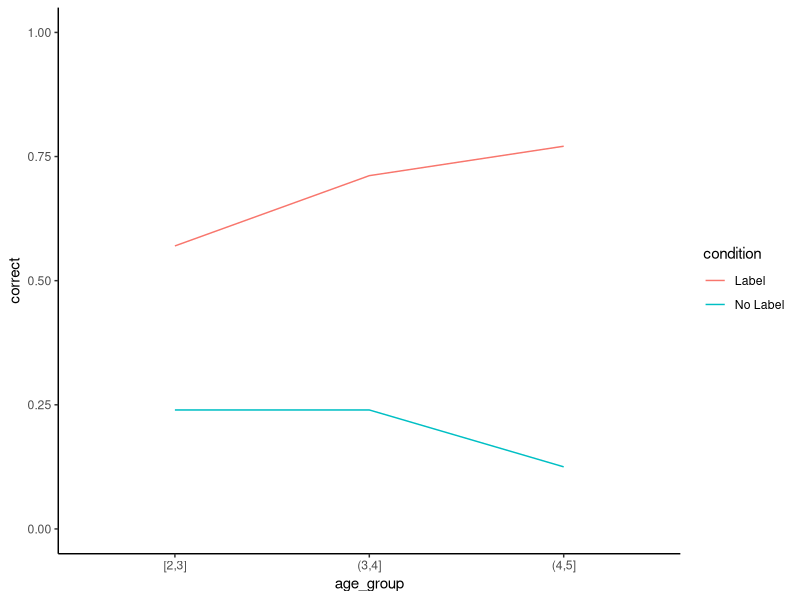
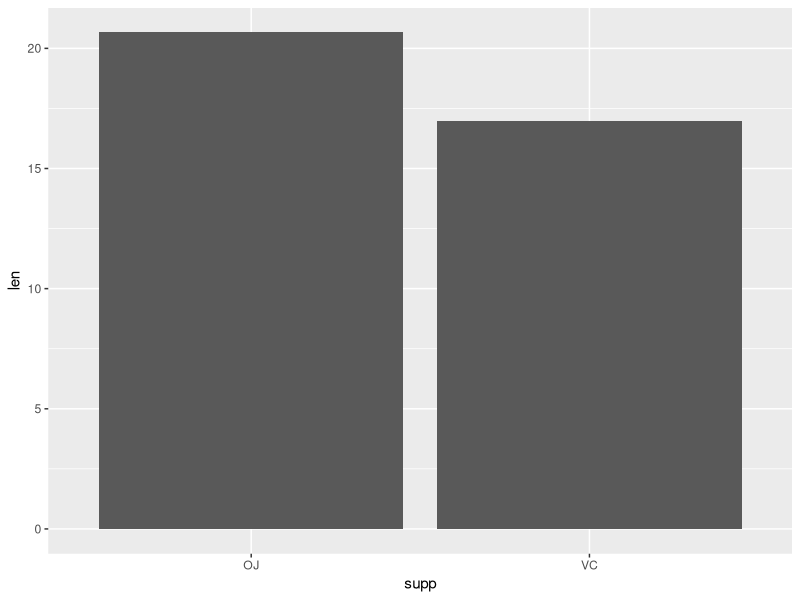
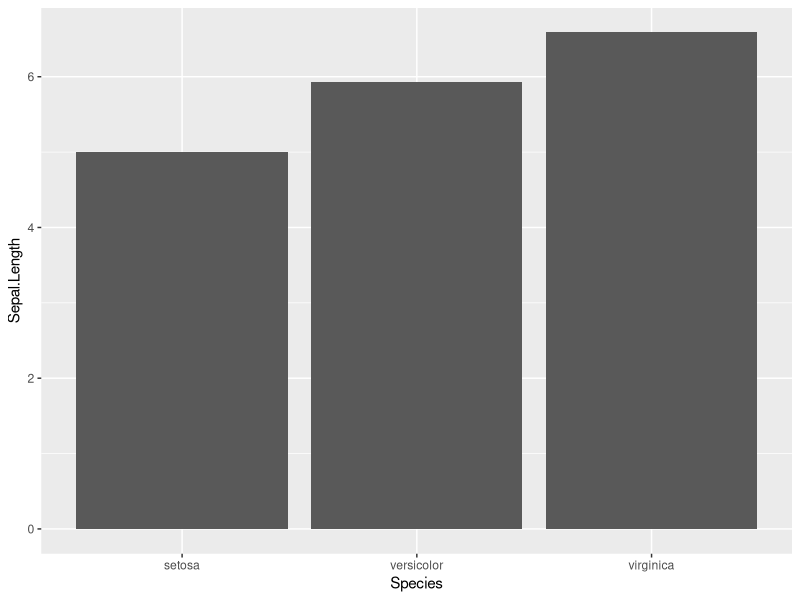
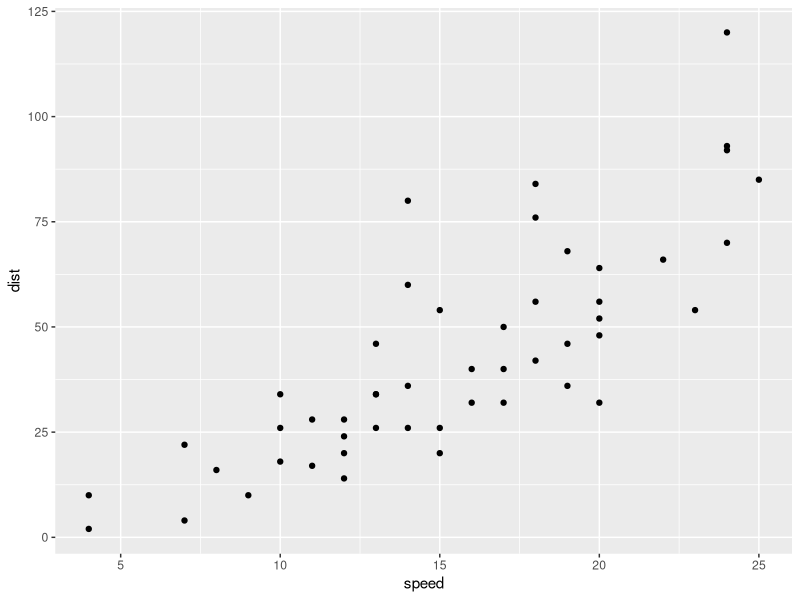

Here is the R script that generated these plots, in order:
## ---- chunk 1
library(tidyverse)
knitr::opts_chunk$set(echo = TRUE, cache=TRUE)
## ---- chunk 2
mtcars$mpg %>% mean
## ---- chunk 3
gpm <- function (mpg) {1/mpg} # gallons per mile, maybe better than miles per gallon. 
## ---- chunk 4
round(mean(gpm(mtcars$mpg)), digits = 2)

# Rewrite piped version here
## ---- chunk 5
sgf <- read_csv("data/stiller_scales_data.csv")
sgf
## ---- chunk 6
summary(sgf)
## ---- chunk 7
sgf %>%
  filter(age >= 2, 
         age < 3) 
## ---- chunk 8

## ---- chunk 9
sgf <- sgf %>%
  mutate(age_group = cut(age, 2:5, include.lowest = TRUE))

head(sgf$age_group)
## ---- chunk 10

## ---- chunk 11
sgf %>%
  group_by(age_group) 
## ---- chunk 12
## DO NOT DO THIS!!!
# foo <- initialize_the_thing_being_bound()
# for (i in 1:length(unique(sgf$item))) {
#   for (j in 1:length(unique(sgf$condition))) {
#     this_data <- sgf[sgf$item == unique(sgf$item)[i] & 
#                       sgf$condition == unique(sgf$condition)[n],]
#     do_a_thing(this_data)
#     bind_together_somehow(this_data)
#   }
# }

sgf %>%
  summarise(correct = mean(correct))
## ---- chunk 13
sgf %>%
  summarise(correct = mean(correct), 
            n_observations = length(subid))
## ---- chunk 14
sgf_means <- sgf %>%
  group_by(age_group, condition) %>%
  summarise(correct = mean(correct), 
            n_observations = length(subid))
sgf_means
## ---- chunk 15
ggplot(sgf_means, 
       aes(x = age_group, y = correct, col = condition, group = condition)) + 
  geom_line() + 
  ylim(0,1) +
  theme_classic()
## ---- chunk 16

## ---- chunk 17
sgf_wide <- read_csv("data/sgf_wide.csv")
head(sgf_wide)
## ---- chunk 18
sgf_tidy <- sgf_wide %>% 
  gather(beds:pasta, 
               key = "item", 
               value = "correct")
sgf_tidy
## ---- chunk 19

## ---- chunk 20
head(ToothGrowth)
## ---- chunk 21
ggplot(ToothGrowth,aes(x = supp, y = len)) + 
  stat_summary(fun.y=mean, geom="bar")
## ---- chunk 22
t.test(len ~ supp, data=ToothGrowth) 
## ---- chunk 23
head(iris)
## ---- chunk 24
ggplot(iris,aes(x = Species, y = Sepal.Length)) + 
  stat_summary(fun.y=mean, geom="bar")
## ---- chunk 25
sepal_width_anova <- aov(Sepal.Width ~ Species, data=iris) 
summary(sepal_width_anova)
## ---- chunk 26
TukeyHSD(sepal_width_anova)
## ---- chunk 27

## ---- chunk 28
head(cars)
## ---- chunk 29
ggplot(cars,aes(x = speed, y = dist)) + 
  geom_point()
## ---- chunk 30
model <- lm(dist~speed,cars)
summary(model)
## ---- chunk 31

